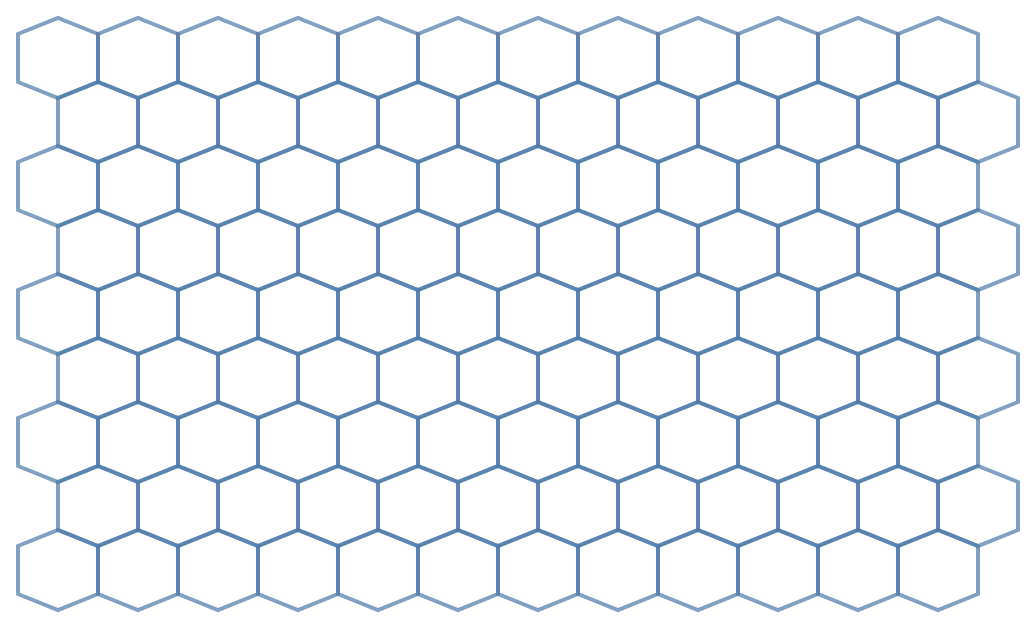

Vega-Lite specification for this chart:
### Vega-Lite specification from a JSON file in a GitHub repository (floating-point values rounded to 4 significant figures)
{"$schema": "https://vega.github.io/schema/vega-lite/v4.json", "data": {"values": [{"x": [0, 1, 2, 3, 4, 5, 6, 7, 8, 9, 10, 11], "y": [0, 1, 2, 3, 4, 5, 6, 7, 8]}]}, "transform": [{"flatten": ["x"]}, {"flatten": ["y"]}, {"calculate": "datum.x + ',' + datum.y", "as": "l"}], "height": {"step": 32}, "width": {"step": 40}, "mark": {"type": "point", "size": 1600}, "encoding": {"x": {"field": "x", "type": "ordinal", "axis": null}, "y": {"field": "y", "type": "ordinal", "axis": null}, "shape": {"condition": {"test": "datum.y % 2 == 1", "value": "'M0,-0.6 L1,-1 L2,-0.6 L2,0.6 L1,1 L0,0.6 Z'"}, "value": "'M-1,-0.6 L0,-1 L1,-0.6 L1,0.6 L0,1 L-1,0.6 Z'"}}, "config": {"view": {"stroke": null}}}
